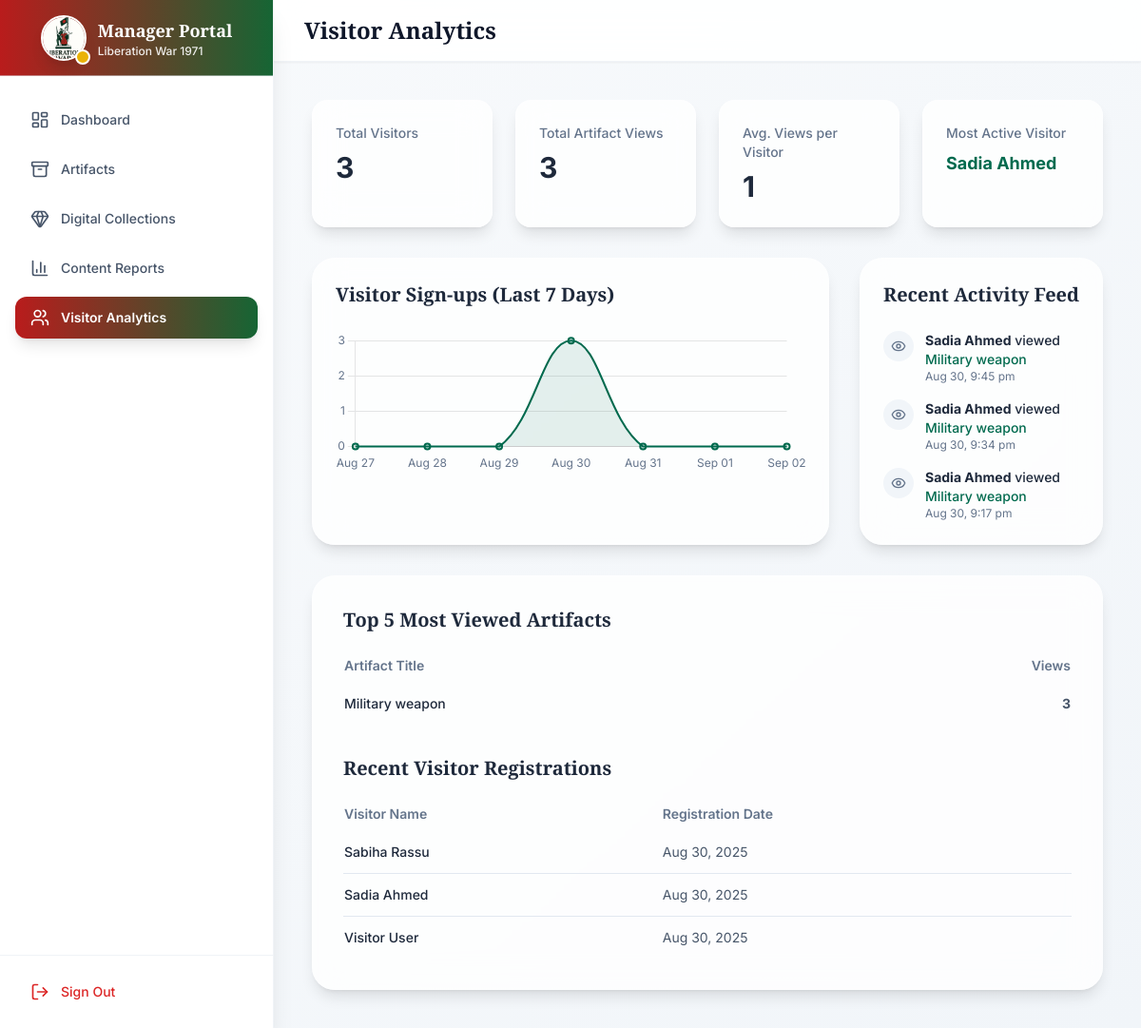
The page /visitor_analytics.php (signed in) on the database as committed earlier.
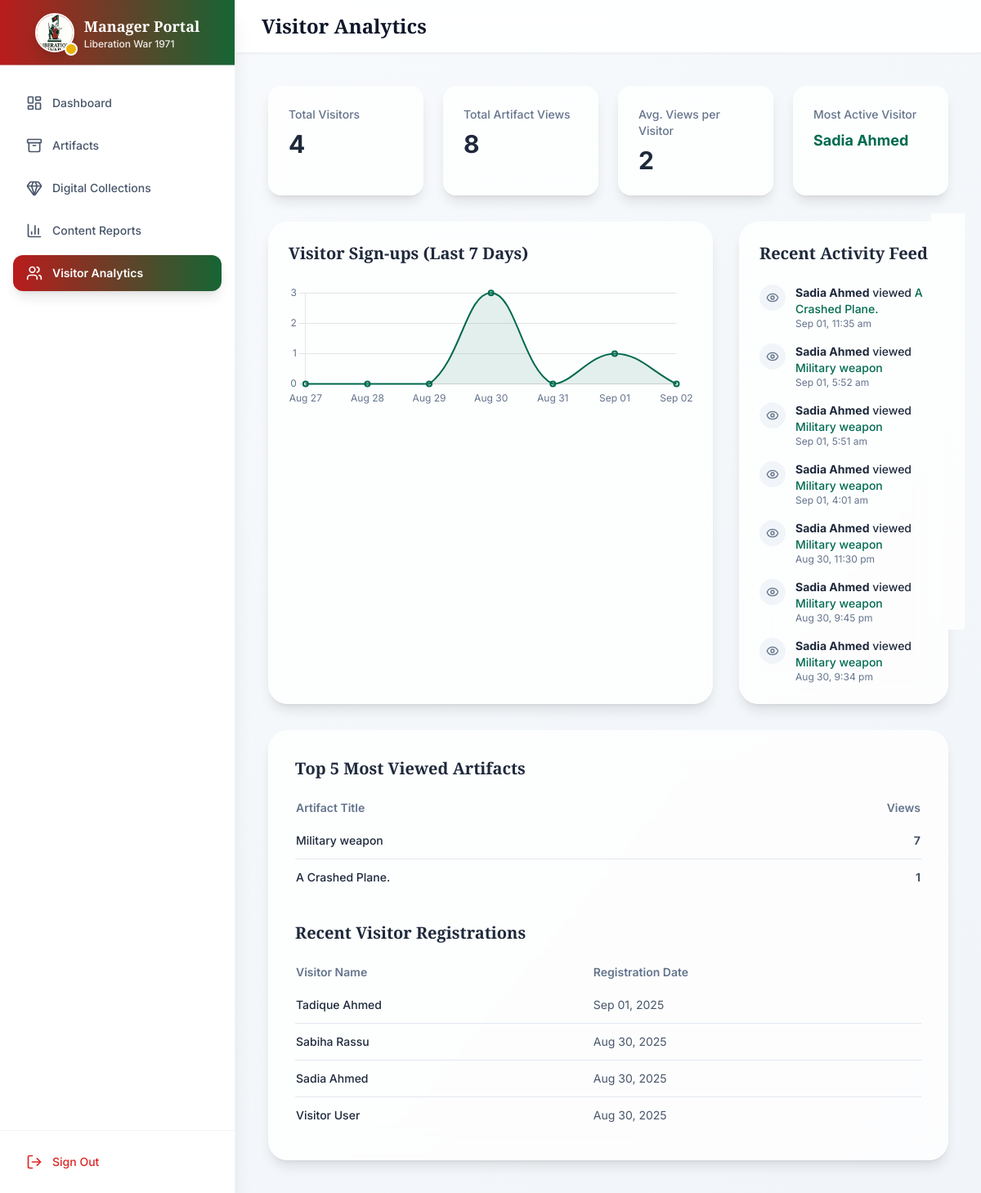
The same page on the database as committed later.
### tables this page shows
CREATE TABLE `user_view_history` (
  `history_id` int(11) NOT NULL,
  `user_id` int(11) NOT NULL,
  `artifact_id` int(11) NOT NULL,
  `viewed_at` timestamp NOT NULL DEFAULT current_timestamp()
);

CREATE TABLE `users` (
  `user_id` int(11) NOT NULL,
  `full_name` varchar(255) NOT NULL,
  `email` varchar(255) NOT NULL,
  `password_hash` varchar(255) NOT NULL,
  `role` enum('visitor','manager','admin') NOT NULL DEFAULT 'visitor',
  `status` enum('active','pending','rejected') NOT NULL DEFAULT 'pending',
  `profile_photo_url` varchar(255) DEFAULT NULL,
  `created_at` timestamp NOT NULL DEFAULT current_timestamp()
);

CREATE TABLE `artifacts` (
  `artifact_id` int(11) NOT NULL,
  `collection_number` varchar(50) NOT NULL,
  `accession_number` varchar(50) DEFAULT NULL,
  `title` varchar(255) NOT NULL,
  `object_type` varchar(100) DEFAULT NULL,
  `period` varchar(100) DEFAULT NULL,
  `description` text DEFAULT NULL,
  `significance_comment` text DEFAULT NULL,
  `contributor_name` varchar(255) DEFAULT NULL,
  `collection_date` date DEFAULT NULL,
  `found_place` varchar(255) DEFAULT NULL,
  `measurements` varchar(100) DEFAULT NULL,
  `materials` varchar(255) DEFAULT NULL,
  `gallery_number` varchar(50) DEFAULT NULL,
  `condition` varchar(50) DEFAULT NULL,
  `preservation_notes` text DEFAULT NULL,
  `correction_notes` text DEFAULT NULL,
  `is_featured` tinyint(1) NOT NULL DEFAULT 0,
  `artifact_image_url` varchar(255) DEFAULT NULL,
  `status` enum('On Display','In Storage','Under Restoration','On Loan') NOT NULL DEFAULT 'In Storage',
  `added_by_user_id` int(11) DEFAULT NULL,
  `created_at` timestamp NOT NULL DEFAULT current_timestamp()
);

### visitor_analytics.php (the view, shortened to what the changed rows need)
<?php
$host = "localhost";
$username = "root";
$password = "";
$database = "museum";
$conn = new mysqli($host, $username, $password, $database);
$totalVisitorsResult = $conn->query("SELECT COUNT(user_id) as total FROM users WHERE role = 'visitor'");
$totalVisitors = $totalVisitorsResult->fetch_assoc()['total'] ?? 0;
$totalViewsResult = $conn->query("SELECT COUNT(history_id) as total FROM user_view_history");
$totalViews = $totalViewsResult->fetch_assoc()['total'] ?? 0;
$avgViewsPerVisitor = ($totalVisitors > 0) ? round($totalViews / $totalVisitors, 2) : 0;
$recentUsers = [];
$recentUsersResult = $conn->query("SELECT full_name, email, created_at FROM users WHERE role = 'visitor' ORDER BY created_at DESC LIMIT 5");
while($row = $recentUsersResult->fetch_assoc()) {
    $recentUsers[] = $row;
}
$topArtifacts = [];
$topArtifactsResult = $conn->query("
    SELECT a.title, a.object_type, COUNT(h.history_id) as view_count
    FROM user_view_history h
    JOIN artifacts a ON h.artifact_id = a.artifact_id
    GROUP BY h.artifact_id
    ORDER BY view_count DESC
    LIMIT 5
");
while($row = $topArtifactsResult->fetch_assoc()) {
    $topArtifacts[] = $row;
}
$recentActivity = [];
$activityResult = $conn->query("
    SELECT u.full_name, a.title as artifact_title, h.viewed_at
    FROM user_view_history h
    JOIN users u ON h.user_id = u.user_id
    JOIN artifacts a ON h.artifact_id = a.artifact_id
    ORDER BY h.viewed_at DESC
    LIMIT 7
");
while($row = $activityResult->fetch_assoc()) {
    $recentActivity[] = $row;
}
$signupData = [];
$signupQuery = "SELECT DATE(created_at) as signup_date, COUNT(user_id) as count
                FROM users
                WHERE role = 'visitor' AND created_at >= CURDATE() - INTERVAL 7 DAY
                GROUP BY DATE(created_at)
                ORDER BY signup_date ASC";
$signupResult = $conn->query($signupQuery);
$signupLabels = [];
for ($i = 6; $i >= 0; $i--) {
    $date = date('Y-m-d', strtotime("-$i days"));
    $signupLabels[] = date('M d', strtotime($date));
    $signupData[$date] = 0;
}
while($row = $signupResult->fetch_assoc()) {
    $signupData[$row['signup_date']] = $row['count'];
}
$signupCounts = array_values($signupData);
?>
<!DOCTYPE html>
<html lang="en">
<head>
    <script src="https://cdn.tailwindcss.com"></script>
    <link rel="stylesheet" href="https://unpkg.com/aos@next/dist/aos.css" />
</head>
<body class="min-h-screen bg-gradient-to-br from-slate-50 to-slate-100 font-sans">
    <aside class="w-72 bg-white/95 backdrop-blur-lg border-r border-slate-200/50 flex-col h-screen fixed hidden lg:flex shadow-xl z-50">
        <div class="h-20 flex items-center justify-center px-6 border-b border-slate-200/50 bg-gradient-to-r from-red-700 to-green-800">
            <div class="flex items-center space-x-3">
                <div class="text-left text-white">
                    <h1 class="text-lg font-bold font-serif">Manager Portal</h1>
                </div>
            </div>
        </div>
    </aside>
    <main id="main-content" class="flex-1 lg:ml-72">
        <header class="bg-white/90 backdrop-blur-lg border-b border-slate-200/50 sticky top-0 z-40 shadow-sm">
            <div class="flex items-center justify-between px-6 lg:px-8 py-4">
                <h2 class="text-2xl font-bold text-slate-900 font-serif">Visitor Analytics</h2>
            </div>
        </header>
        <div class="p-6 lg:p-10 space-y-8">
            <div class="grid grid-cols-1 md:grid-cols-2 lg:grid-cols-4 gap-6">
                <div class="bg-white/80 backdrop-blur-lg rounded-2xl p-6 shadow-lg border border-white/20" data-aos="fade-up">
                    <p class="text-sm font-medium text-slate-500">Total Visitors</p>
                    <p class="text-3xl font-bold text-slate-800 mt-2"><?php echo $totalVisitors; ?></p>
                </div>
                <div class="bg-white/80 backdrop-blur-lg rounded-2xl p-6 shadow-lg border border-white/20" data-aos="fade-up" data-aos-delay="100">
                    <p class="text-sm font-medium text-slate-500">Total Artifact Views</p>
                    <p class="text-3xl font-bold text-slate-800 mt-2"><?php echo $totalViews; ?></p>
                </div>
                <div class="bg-white/80 backdrop-blur-lg rounded-2xl p-6 shadow-lg border border-white/20" data-aos="fade-up" data-aos-delay="200">
                    <p class="text-sm font-medium text-slate-500">Avg. Views per Visitor</p>
                    <p class="text-3xl font-bold text-slate-800 mt-2"><?php echo $avgViewsPerVisitor; ?></p>
                </div>
            </div>
            <div class="grid grid-cols-1 lg:grid-cols-3 gap-8">
                <div class="lg:col-span-2 bg-white/80 backdrop-blur-lg rounded-3xl p-6 shadow-lg border border-white/20" data-aos="fade-right">
                    <div><canvas id="visitorSignupChart"></canvas></div>
                </div>
                <div class="lg:col-span-1 bg-white/80 backdrop-blur-lg rounded-3xl p-6 shadow-lg border border-white/20" data-aos="fade-left">
                    <div class="space-y-4">
                        <?php if(empty($recentActivity)): ?>
                            <p class="text-slate-500 text-center py-8">No recent visitor activity.</p>
                        <?php else: ?>
                            <?php foreach($recentActivity as $activity): ?>
                            <div class="flex items-start gap-3">
                                <div class="w-8 h-8 bg-slate-100 rounded-full flex-shrink-0 flex items-center justify-center"><i data-lucide="eye" class="w-4 h-4 text-slate-500"></i></div>
                                <div>
                                    <p class="text-sm font-medium text-slate-800">
                                        <span class="font-bold"><?php echo htmlspecialchars($activity['full_name']); ?></span> viewed <span class="text-liberation-green"><?php echo htmlspecialchars($activity['artifact_title']); ?></span>
                                    </p>
                                    <p class="text-xs text-slate-500"><?php echo date('M d, g:i a', strtotime($activity['viewed_at'])); ?></p>
                                </div>
                            </div>
                            <?php endforeach; ?>
                        <?php endif; ?>
                    </div>
                </div>
            </div>
            <div class="bg-white/80 backdrop-blur-lg rounded-3xl p-8 shadow-lg border border-white/20" data-aos="fade-up">
                <div class="grid grid-cols-1 xl:grid-cols-2 gap-x-12 gap-y-8">
                    <div>
                        <div class="overflow-x-auto">
                            <table class="w-full text-sm">
                                 <thead class="text-left text-slate-500"><tr><th class="py-2 font-semibold">Artifact Title</th><th class="py-2 font-semibold text-right">Views</th></tr></thead>
                                 <tbody class="divide-y divide-slate-200">
                                    <?php if(empty($topArtifacts)): ?>
                                        <tr><td colspan="2" class="py-4 text-center text-slate-500">No artifacts have been viewed yet.</td></tr>
                                    <?php else: ?>
                                        <?php foreach ($topArtifacts as $item): ?>
                                        <tr class="hover:bg-slate-50">
                                            <td class="py-3 font-medium text-slate-800"><?php echo htmlspecialchars($item['title']); ?></td>
                                            <td class="py-3 text-slate-600 font-bold text-right"><?php echo $item['view_count']; ?></td>
                                        </tr>
                                        <?php endforeach; ?>
                                    <?php endif; ?>
                                 </tbody>
                            </table>
                        </div>
                    </div>
                     <div>
                        <div class="overflow-x-auto">
                           <table class="w-full text-sm">
                                <thead class="text-left text-slate-500"><tr><th class="py-2 font-semibold">Visitor Name</th><th class="py-2 font-semibold">Registration Date</th></tr></thead>
                                 <tbody class="divide-y divide-slate-200">
                                    <?php if(empty($recentUsers)): ?>
                                        <tr><td colspan="2" class="py-4 text-center text-slate-500">No new visitors have registered.</td></tr>
                                    <?php else: ?>
                                        <?php foreach ($recentUsers as $user): ?>
                                        <tr class="hover:bg-slate-50">
                                            <td class="py-3 font-medium text-slate-800"><?php echo htmlspecialchars($user['full_name']); ?></td>
                                            <td class="py-3 text-slate-600"><?php echo date('M d, Y', strtotime($user['created_at'])); ?></td>
                                        </tr>
                                        <?php endforeach; ?>
                                    <?php endif; ?>
                                 </tbody>
                           </table>
                        </div>
                    </div>
                </div>
            </div>
        </div>
    </main>
    <script>
        AOS.init({ duration: 800, easing: 'ease-in-out', once: true, offset: 50 });
        lucide.createIcons();
        document.addEventListener('DOMContentLoaded', function() {
            Chart.defaults.font.family = "'Inter', 'sans-serif'";
            Chart.defaults.color = '#64748b';
            // Visitor Signups Chart
            const visitorSignupCtx = document.getElementById('visitorSignupChart')?.getContext('2d');
            if (visitorSignupCtx) {
                new Chart(visitorSignupCtx, {
                    type: 'line',
                    data: {
                        labels: <?php echo json_encode($signupLabels); ?>,
                        datasets: [{
                            label: 'New Visitors',
                            data: <?php echo json_encode($signupCounts); ?>,
                            backgroundColor: 'rgba(0, 106, 78, 0.1)',
                            borderColor: '#006a4e',
                            borderWidth: 2,
                            fill: true,
                            tension: 0.4
                        }]
                    },
                    options: {
                        responsive: true,
                        maintainAspectRatio: false,
                        plugins: { legend: { display: false } },
                        scales: {
                            y: { beginAtZero: true, ticks: { stepSize: 1 } },
                            x: { grid: { display: false } }
                        }
                    }
                });
            }
        });
    </script>
</body>
</html>

Rows that differ between the two databases and show on the page:
no longer on this page (row unchanged): user_view_history: user.full_name "Sadia Ahmed", artifact.title "Military weapon", viewed_at "Aug 30, 9:17 pm"
added user_view_history: user.full_name "Sadia Ahmed", artifact.title "A Crashed Plane.", viewed_at "Sep 01, 11:35 am"
added user_view_history: user.full_name "Sadia Ahmed", artifact.title "Military weapon", viewed_at "Sep 01, 5:52 am"
added user_view_history: user.full_name "Sadia Ahmed", artifact.title "Military weapon", viewed_at "Sep 01, 5:51 am"
added user_view_history: user.full_name "Sadia Ahmed", artifact.title "Military weapon", viewed_at "Sep 01, 4:01 am"
added user_view_history: user.full_name "Sadia Ahmed", artifact.title "Military weapon", viewed_at "Aug 30, 11:30 pm"
added users: full_name "Tadique Ahmed", created_at "Sep 01, 2025"
Other text that changed with them:
$totalVisitors: "3" → "4"
$totalViews: "3" → "8"
$avgViewsPerVisitor: "1" → "2"
chart data {{ json_encode($signupCounts) }}: [0,0,0,"3",0,0,0] → [0,0,0,"3",0,"1",0]
new list line: "Military weapon 7"
new list line: "A Crashed Plane. 1"
list line gone: "Military weapon 3"
